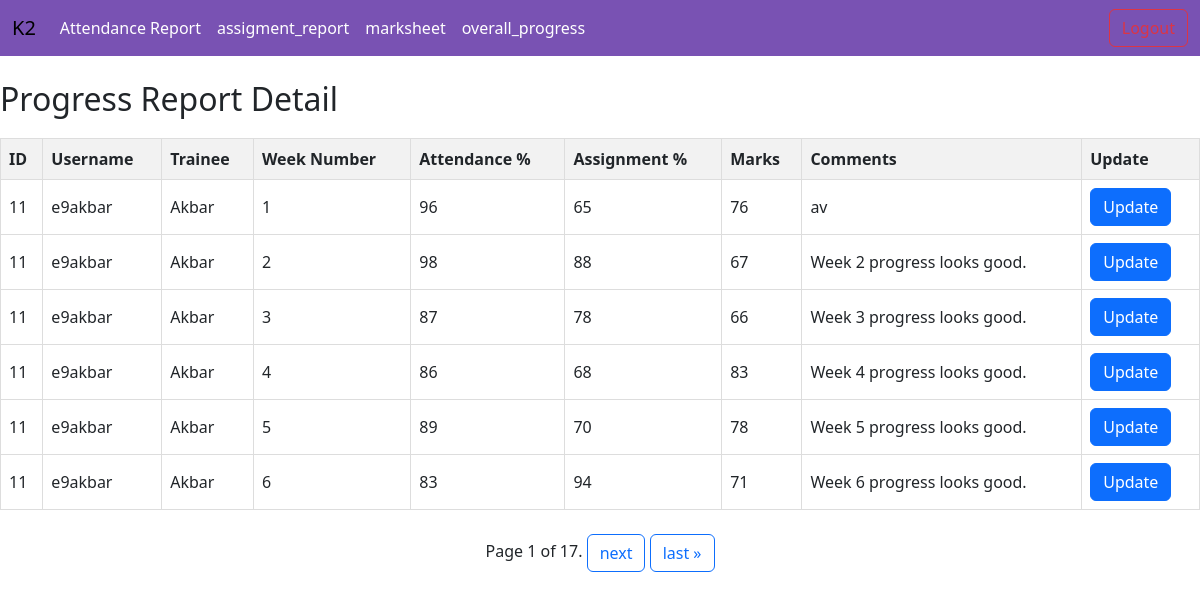
Page /students/ (signed in) on the earlier database version.
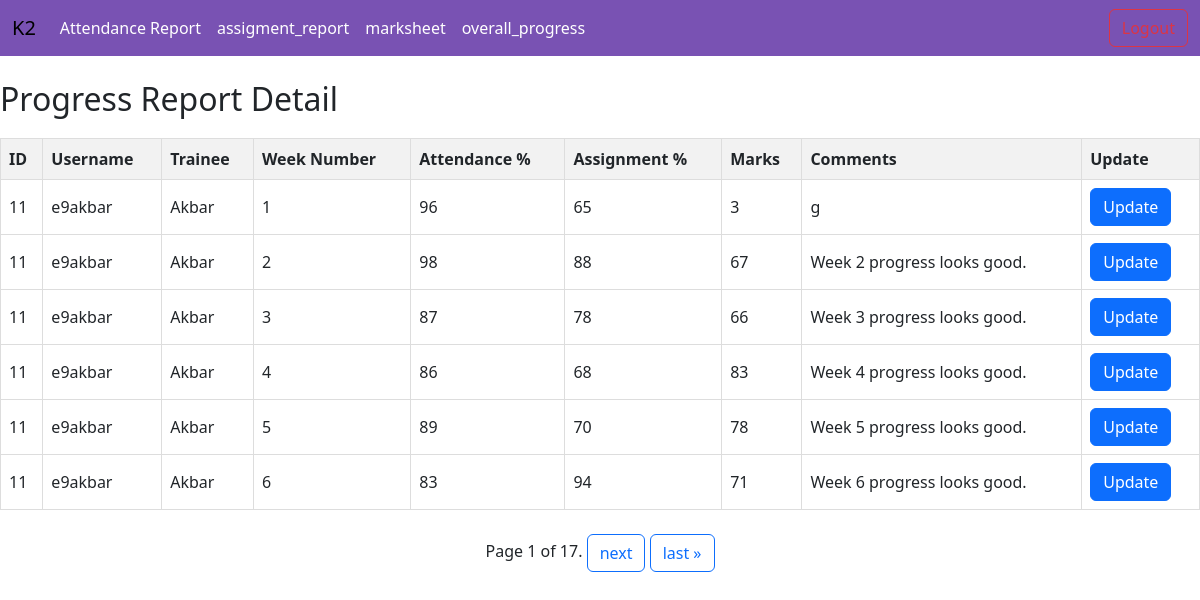
Same page on the later database version.
### progress_tracker/models.py (models this page shows, shortened)
class ProgressReport(models.Model):
    trainee = models.ForeignKey(Trainee, on_delete=models.CASCADE)
    week_number = models.PositiveIntegerField()
    attendance = models.PositiveIntegerField()
    assignment = models.PositiveIntegerField()
    marks = models.PositiveIntegerField()
    comments = models.TextField()

class Trainee(models.Model):
    id = models.AutoField(primary_key=True)
    username = models.CharField(max_length=50)
    name = models.CharField(max_length=100)

### progress_tracker/views.py (the view)
# urls.py: path("students/", views.student_list, name="student_list"),
@login_required(login_url="progress_tracker:login")
def student_list(request):
    progress_reports = ProgressReport.objects.select_related("trainee").all()
    items_per_page = 6
    paginator = Paginator(progress_reports, items_per_page)
    page = request.GET.get("page")
    try:
        progress_reports = paginator.page(page)
    except PageNotAnInteger:
        progress_reports = paginator.page(1)
    except EmptyPage:
        progress_reports = paginator.page(paginator.num_pages)
    return render(
        request,
        "progress_tracker/student_list.html",
        {"progress_reports": progress_reports},
    )

### progress_tracker/templates/progress_tracker/student_list.html (shortened to what this page needs)
<!DOCTYPE html>
<html lang="en">
<head>
    <link href="https://cdn.jsdelivr.net/npm/bootstrap@5.3.2/dist/css/bootstrap.min.css" rel="stylesheet">
</head>
<body>
   {% extends "progress_tracker/base.html" %}
   {% block content %}
<div p-3>
    <h2>Progress Report Detail</h2>
    <table>
        <tr>
            <th>ID</th>
            <th>Username</th>
            <th>Trainee</th>
            <th>Week Number</th>
            <th>Attendance %</th>
            <th>Assignment %</th>
            <th>Marks</th>
            <th>Comments</th>
            <th>Update</th>
        </tr>
        {% for progress_report in progress_reports %}
            <tr>
                <td>{{ progress_report.trainee.id }}</td>
                <td>{{ progress_report.trainee.username }}</td>
                <td>{{ progress_report.trainee.name }}</td>
                <td>{{ progress_report.week_number }}</td>
                <td>{{ progress_report.attendance }}</td>
                <td>{{ progress_report.assignment }}</td>
                <td>{{ progress_report.marks }}</td>
                <td>{{ progress_report.comments }}</td>
                <td>
                    <a href="{% url 'progress_tracker:update_progress_report' progress_report.pk %}" class="btn btn-primary">Update</a>
                </td>
            </tr>
        {% endfor %}
    </table>
    <div class="d-flex justify-content-center">
        <div class="pagination">
            <span class="step-links">
                <span class="current">
                    Page {{ progress_reports.number }} of {{ progress_reports.paginator.num_pages }}.
                </span>
                {% if progress_reports.has_next %}
                    <a href="?page={{ progress_reports.next_page_number }}" class="btn btn-outline-primary">next</a>
                    <a href="?page={{ progress_reports.paginator.num_pages }}" class="btn btn-outline-primary">last &raquo;</a>
                {% endif %}
            </span>
        </div>
    </div>
{% endblock %}

### progress_tracker/templates/progress_tracker/base.html (shortened to what this page needs)
<html lang="en">
<head>
</head>
<body>
    <nav class="navbar navbar-expand-lg navbar-light" style="background-color: #7952b3;">
        <div class="container-fluid">
            <a class="navbar-brand" href="">K2</a>
        <div class="collapse navbar-collapse text-light" id="navbarSupportedContent">
            <ul class="navbar-nav me-auto mb-2 mb-lg-0">
                <li class="nav-item active">
                <a class="nav-link" href="/progress_graph/" style="color: white;">Attendance Report </a>
                </li>
                <li class="nav-item ml-2 ml-2 active">
                    <a class="nav-link" href="/assignmnet_report/" style="color: white;">assigment_report </a>
                </li>
                <li class="nav-item ml-2 active">
                    <a class="nav-link" href="/marksheet/" style="color: white;">marksheet </a>
                </li>
                <li class="nav-item ml-2 active">
                    <a class="nav-link" href="/overall_progress/" style="color: white;">overall_progress </a>
                </li>
            </ul>
            <ul class="navbar-nav">
                <li class="nav-item active ml-auto">
                <a class="btn btn-outline-danger" href="/logout/">Logout </a>
                </li>
            </ul>
        </div>
        </div>
    </nav>
    {% block content %}{% endblock content %}
</body>
</html>

### progress_tracker/templates/progress_tracker/student_list.html (style rules this page uses)
table { width: 100%; border-collapse: collapse; margin-top: 20px; }
th, td { border: 1px solid #ddd; padding: 8px; text-align: left; }
th { background-color: #f2f2f2; }

Differences in the rows shown:
changed ProgressReport (number 1 of 6 on the later page): marks "76" → "3"; comments "av" → "g"
